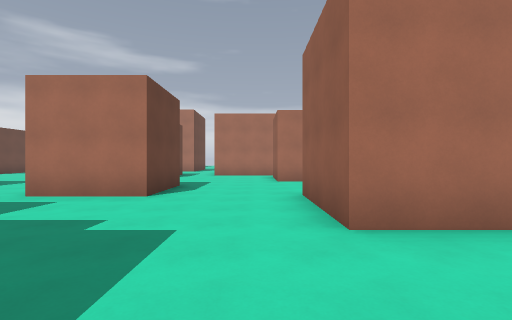
View 1 (above)

24 first-person views from a walk through a 3-D level made in the Godot game engine. The camera is 1.5 m above the floor, looks level and sees 85° across. The floor is counted in squares, 2 m on a side. Each view is taken from the middle of a square. On the plan, view 1 faces up. The plan holds only what a view shows up to about 10 squares ahead; the rest is blank. The place goes on beyond the plan. Surface patterns are stand-ins for the level's own textures.

View 2
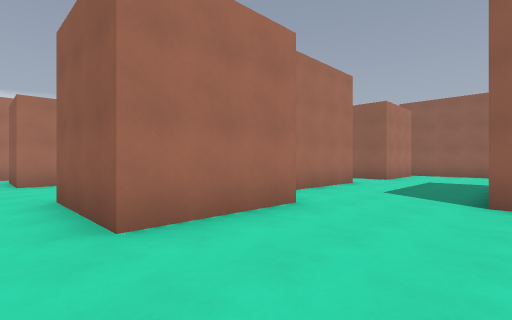

View 3
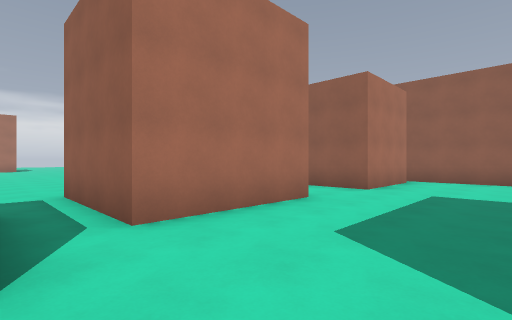

View 4
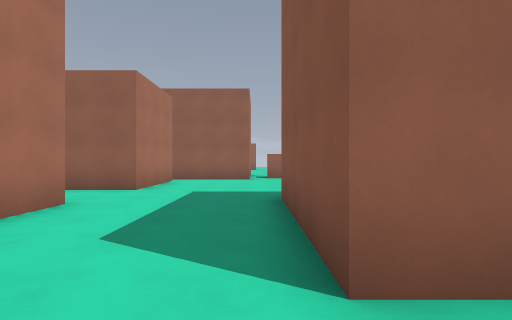

View 5
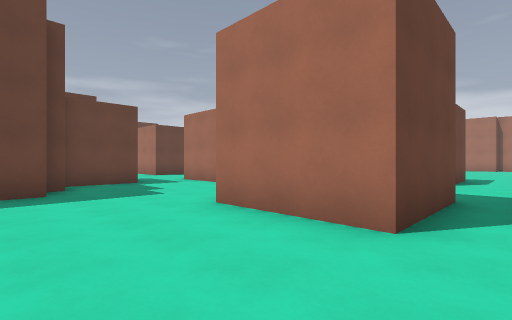

View 6
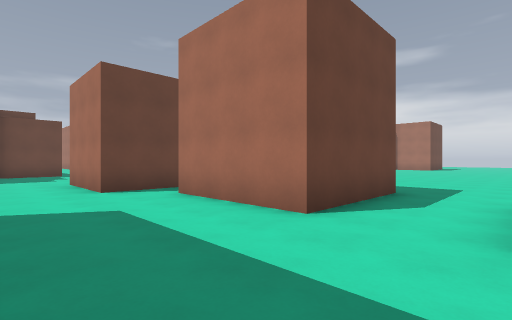

View 7
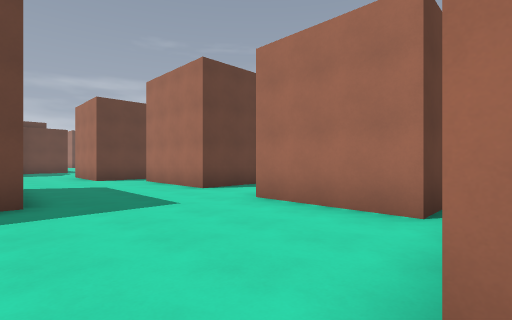

View 8
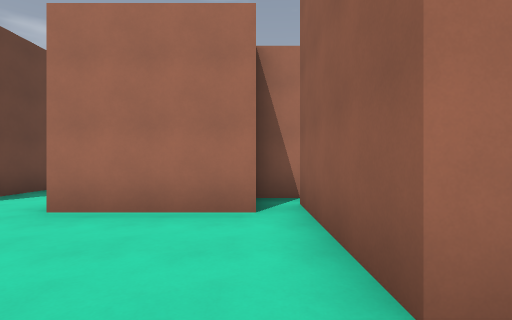

View 9
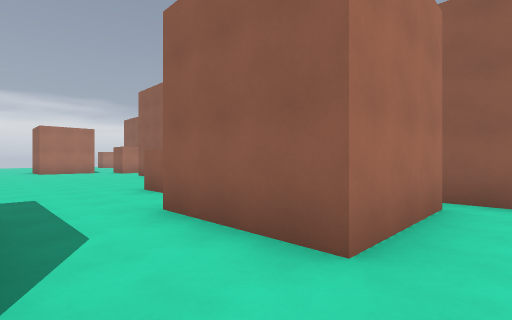

View 10
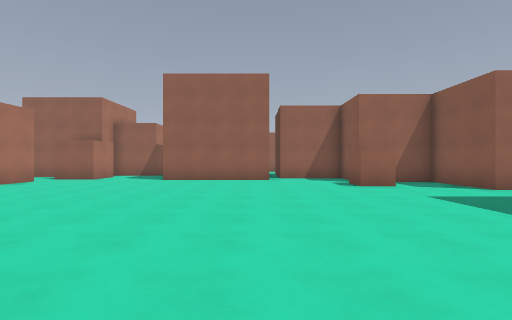

View 11
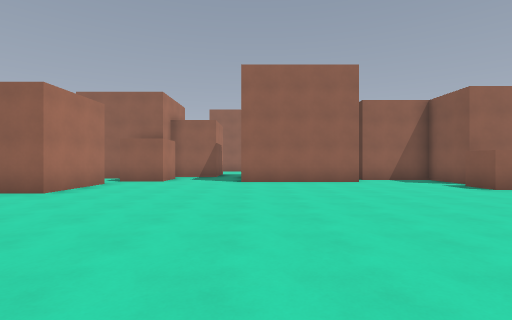

View 12
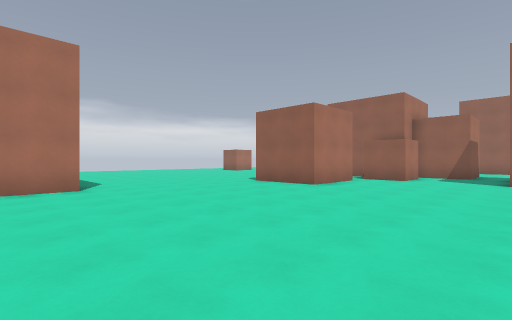

View 13
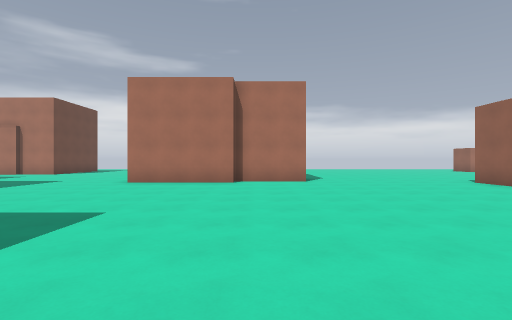

View 14
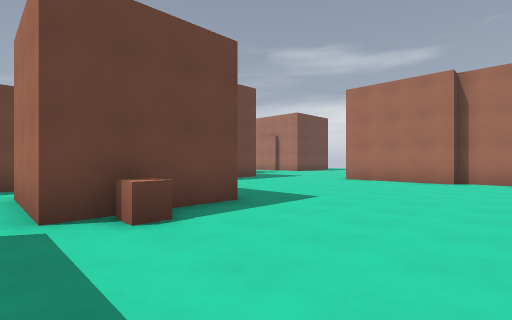

View 15
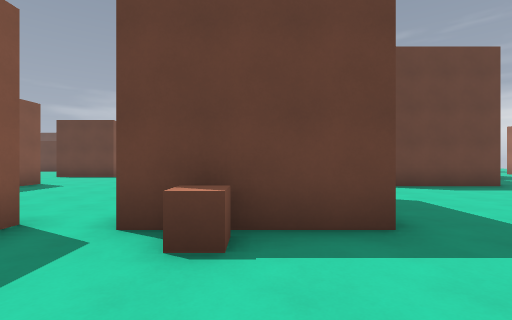

View 16
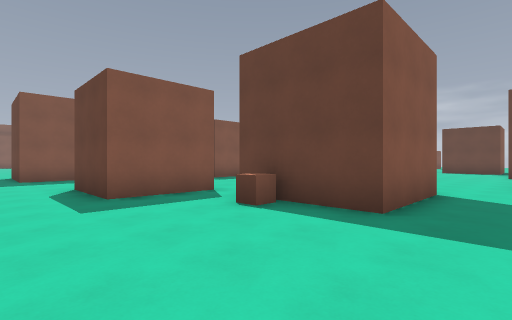

View 17
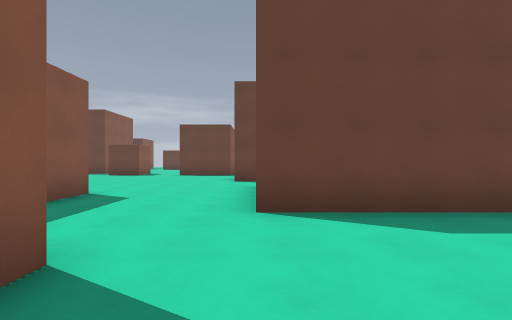

View 18
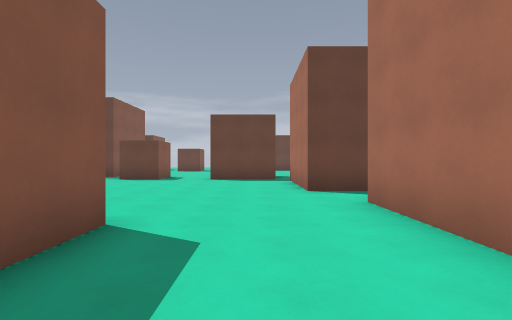

View 19
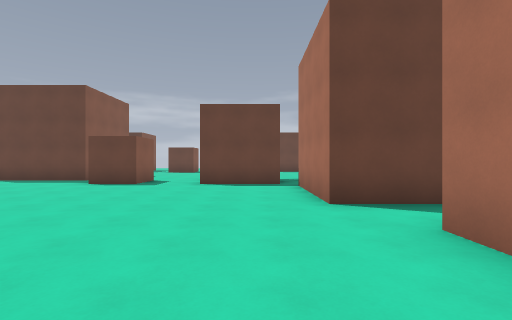

View 20
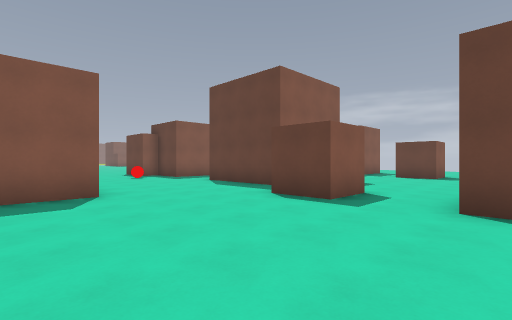

View 21
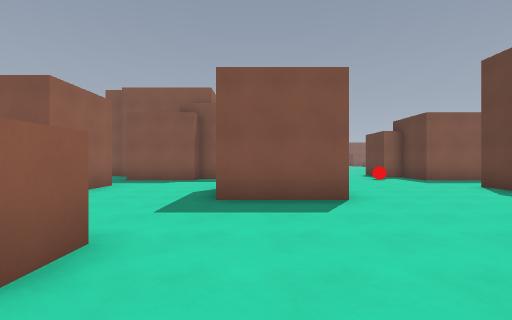

View 22
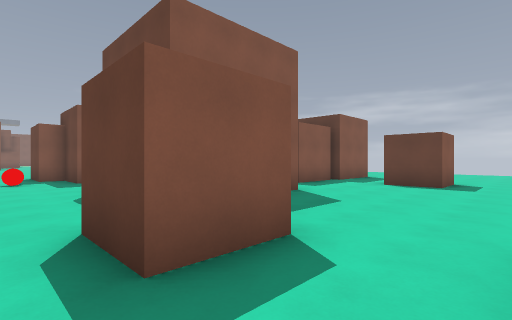

View 23
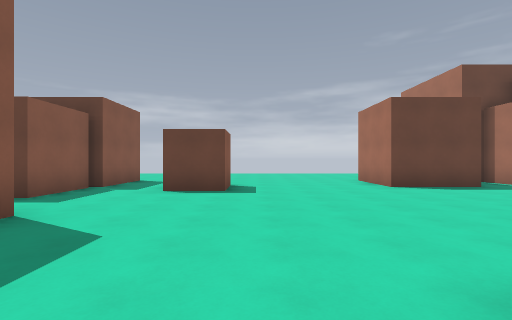

View 24
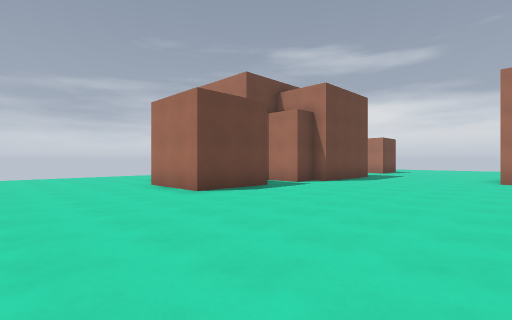

### Floor plan
Key: @ floor where view 1 was taken; # wall or solid block; . floor; = window, fence, low wall or low ledge.
Columns run from 29 left of view 1 to 15 right of it. Each row starts with its distance up from view 1.
 25           ..#                      ....
 24          ...            .....######......
 23         ....            .................#
 22       #......            #...............#
 21     ###......            #...............##..
 20      ........            #..................#
 19       #......      #.    #...................
 18       #......   ####.#####...................
 17   ..###......  ..............................
 16  ............  #...........####.............#
 15 .............  #...........####.............#
 14 .......................###.####.............#
 13    ...................   #..................#
 12     ..##......##......#    ...###............
 11        #...... #.......  .....###............
 10      .......  ................###........##..
  9     .......###................. ...  ....####
  8     #####    #.....##....##.... ...   .....#
  7              #.....  ....##.... ...###..####
  6               ....   ....##...####.###..#  ##
  5              .....   .........#  #.###..#  #.
  4              .....    ........#  #......#####
  3              #.=        #.....####..........#
  2              ##.        #...................#
  1               #.          ##.................
  0                            #.@.....####......

Where each view was taken, in squares from view 1:
view 1: 0 up, 0 right, facing up
view 2: 0 up, 0 right, facing up-right
view 3: 1 up, 4 right, facing up-right
view 4: 1 up, 4 right, facing right
view 5: 0 up, 5 right, facing up-left
view 6: 1 up, 11 right, facing up-left
view 7: 0 up, 15 right, facing up-left
view 8: 0 up, 14 right, facing up
view 9: 3 up, 9 right, facing up-right
view 10: 13 up, 4 right, facing right
view 11: 16 up, 5 right, facing right
view 12: 16 up, 4 right, facing up-right
view 13: 14 up, 4 right, facing up
view 14: 13 up, 5 right, facing up-left
view 15: 15 up, 4 right, facing left
view 16: 18 up, 5 right, facing down-left
view 17: 18 up, 0 right, facing left
view 18: 16 up, 3 left, facing left
view 19: 16 up, 5 left, facing left
view 20: 15 up, 9 left, facing down-left
view 21: 14 up, 9 left, facing down
view 22: 14 up, 13 left, facing down-left
view 23: 13 up, 15 left, facing left
view 24: 13 up, 17 left, facing up-left
